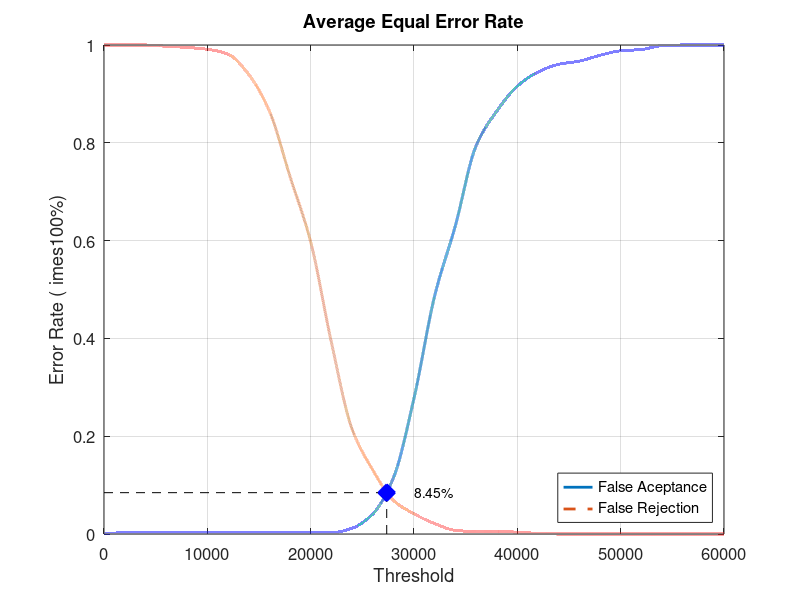
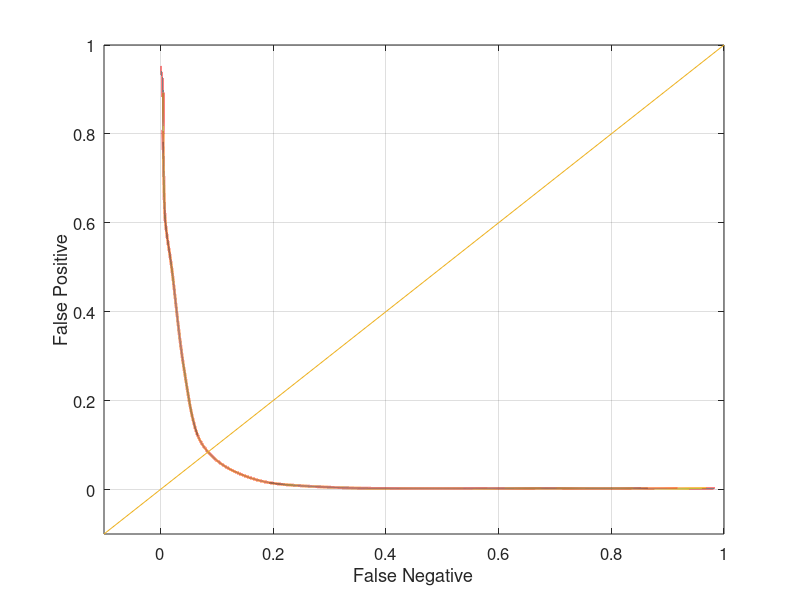

These figures' MATLAB source, in order:
close all;
clear;
clc;
x = 0:2000:60000;
xq = 0:0.5:60000;

y0 = [0 0.00263158 0.00263158 0.00263158 0.00263158 0.00263158 0.00263158 0.00263158 0.00263158 0.00263158 0.00263158 0.00263158 0.0118421 0.0407895 0.114474 0.277632 0.486842 0.630263 0.793421 0.864474 0.915789 0.944737 0.960526 0.967105 0.978947 0.988158 0.99079 0.998684 1 1 1]
yy0 = interp1(x, y0, xq, 'pchip');
y1 = [1 1 1 0.9975 0.995 0.99125 0.98125 0.94 0.865 0.73125 0.5975 0.3925 0.215 0.13125 0.06875 0.04125 0.02125 0.0075 0.005 0.005 0.00375 0.00125 0 0 0 0 0 0 0 0 0]
yy1 = interp1(x, y1, xq, 'pchip');

% Calculating EER: 
y2 = abs(y0 - y1);
find(y2 == min(y2))
yy2 = abs(yy0 - yy1);
xEER = find(yy2 == min(yy2));
xEERIndex = xq(xEER) % X-axis EER
yEER = yy0(xEER) % Y-axis EER

main = figure
plot(xq, yy0,'-','LineWidth', 2);	hold on
plot(xq, yy1,'--','LineWidth', 2);	hold on
plot([xEERIndex xEERIndex], [0 yEER], 'k--');	hold on
plot([0 xEERIndex], [yEER yEER], 'k--');	hold on
plot(xEERIndex, yEER, 'bx', 'LineWidth', 10);	hold on
text(xEERIndex + 10 * xEERIndex / 100, yEER, [num2str(round((10000 * yEER)) / 100) '%'])
legend('False Aceptance', 'False Rejection', 'Location', 'SouthEast')
xlabel('Threshold')
ylabel('Error Rate (	imes100%)')
title('Average Equal Error Rate')
set(gca, 'FontSize', 12)
axis([0 60000 0 1])
grid on

print(main, 'Experiment3AverageMain', '-dpng');
FNRxFPR = figure('Color', [1 1 1]);
plot(yy1, yy0, '-', yy1, yy0, 'LineWidth', 2);
hold on
y = -0.1:0.1:1
plot(y, y); 
set(gca, 'FontSize', 12)
xlabel('False Negative')
ylabel('False Positive')
axis([-0.1 1 -0.1 1])
set(gca, 'FontSize', 12)
grid on

print(FNRxFPR, 'Experiment3AverageFNRxFPR','-dpng');
